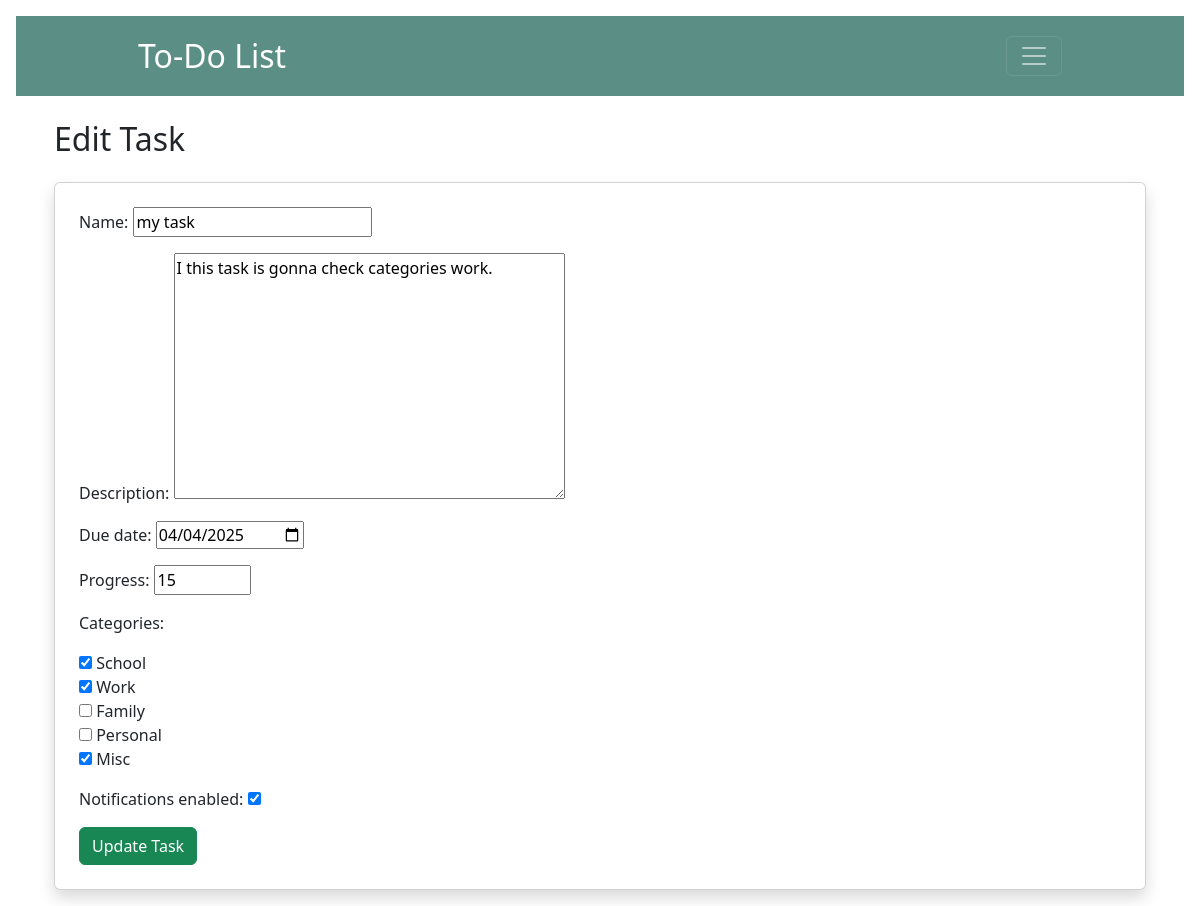
The page /tasks/edit/8/ on the database as committed earlier.
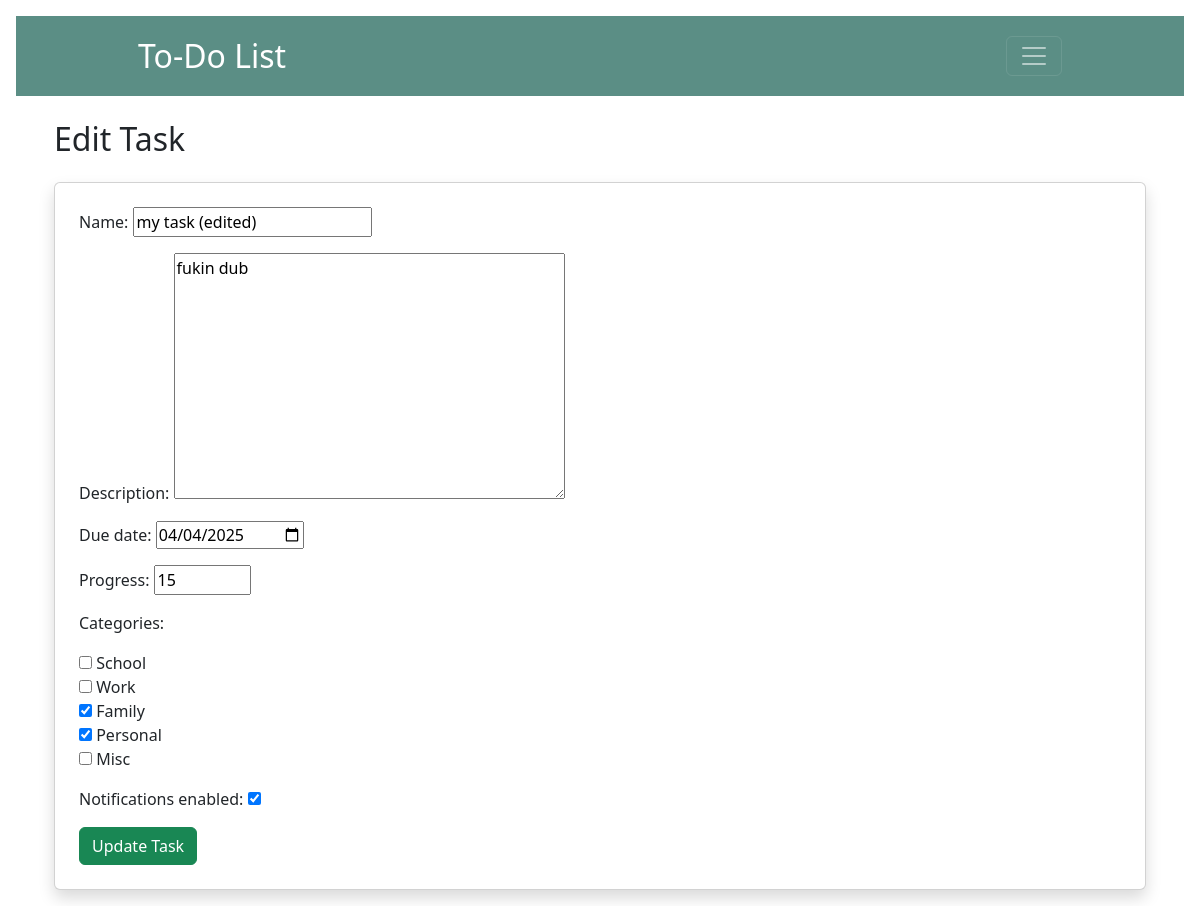
The same page on the database as committed later.
### todoapp/models.py (models this page shows, shortened)
class Task(models.Model):
    name = models.CharField(max_length=255)
    creator = models.ForeignKey(User, on_delete=models.CASCADE)
    description = models.TextField()
    due_date = models.DateTimeField()
    progress = models.IntegerField(default=0)
    is_completed = models.BooleanField(default=False)
    categories = models.ManyToManyField(Category, related_name="tasks", blank=True)
    assigned_users = models.ManyToManyField(User, related_name="assigned_tasks")
    notifications_enabled = models.BooleanField(default=False)

class Category(models.Model):
    name = models.CharField(max_length=50)
    def __str__(self):
        return self.name

### todoapp/views.py (the view)
# urls.py: path('tasks/edit/<int:task_id>/', views.edit_task, name='edit_task'),
def edit_task(request, task_id):
    task = get_object_or_404(Task, id=task_id)
    if request.method == 'POST':
        form = TaskForm(request.POST, instance=task)
        if form.is_valid():
            updated_task = form.save(commit=False)
            updated_task.creator = request.user
            updated_task.save()
            form.save_m2m()  # for ManyToMany like categories
            return redirect('task_view')
    else:
        form = TaskForm(instance=task)
    return render(request, 'add_task.html', {'form': form, 'edit_mode': True})

### todoapp/forms.py
class TaskForm(forms.ModelForm):
    categories = forms.ModelMultipleChoiceField(
        queryset=Category.objects.all(),
        widget=forms.CheckboxSelectMultiple,
        required=False
    )
    class Meta:
        model = Task
        fields = ['name', 'description', 'due_date', 'progress', 'categories', 'notifications_enabled']
        widgets = {
            'due_date': forms.DateInput(attrs={'type': 'date'}),
            'progress': forms.NumberInput(attrs={'min': 0, 'max': 100, 'step': 1}),
        }

### todoapp/templates/add_task.html (shortened to what this page needs)
{% extends 'base.html' %}
{% block content %}
<div class="container mt-4">
    <h2 class="mb-4">{{ edit_mode|default:False|yesno:"Edit Task,Create a New Task" }}</h2>
    <div class="card p-4 shadow">
        <form method="post">
            {{ form.as_p }}
            <button type="submit" class="btn btn-success">
                {{ edit_mode|default:False|yesno:"Update Task,Create Task" }}
            </button>
        </form>
    </div>
</div>
{% endblock %}

Rows that differ between the two databases and show on the page:
changed Task: name "my task" → "my task (edited)"; description "I this task is gonna check categories work." → "fukin dub"
Other text that changed with them:
form field categories: "☑ ☑ ☐ ☐ ☑" → "☐ ☐ ☑ ☑ ☐"
